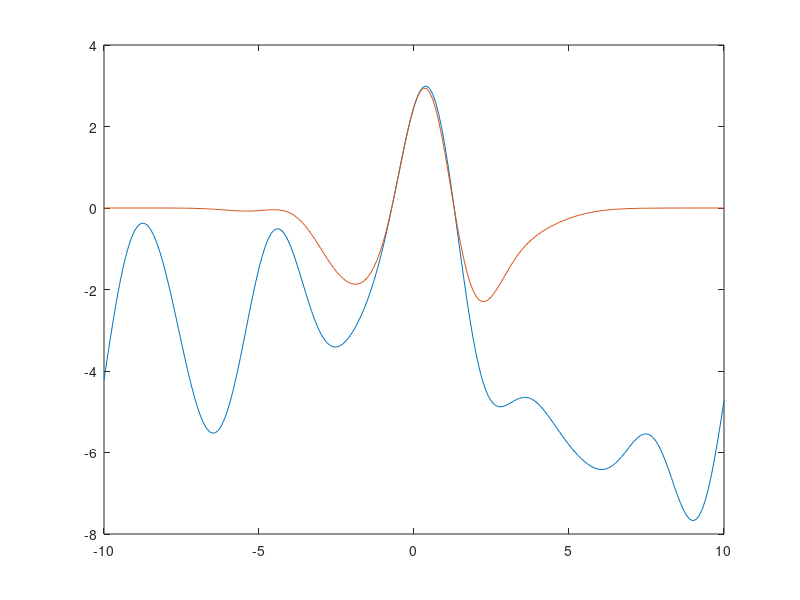
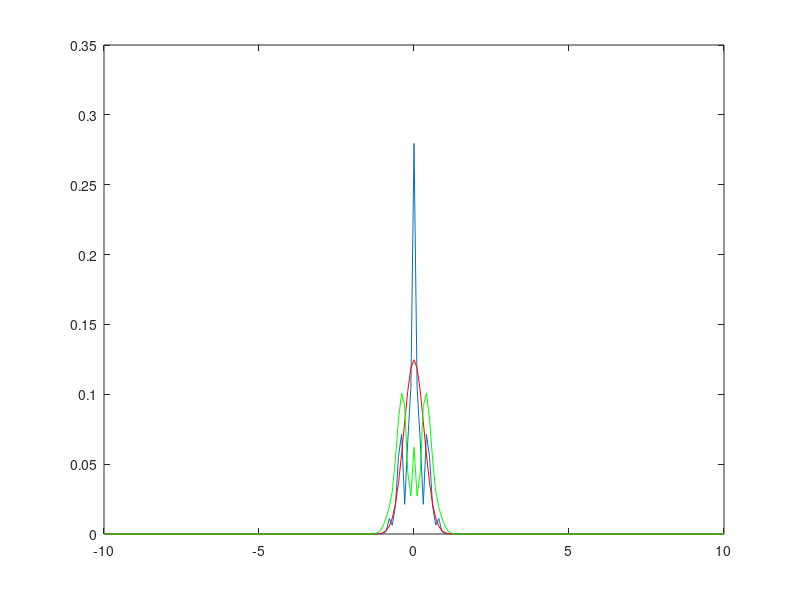

MATLAB code for these plots, in order:
% Correlation length recovery experiments

dt = 0.1;
L = 10;
conv_width = 1.0;
envelope_width = 2.0*conv_width;

tt = -L:dt:L;
ww = randn(size(tt));
gg = exp(-0.5 * (tt/conv_width).^2);
%ff = conv(gg,ww, 'same');
ff = cconv(gg,ww, length(gg));

gg2 = exp(-0.5 * (tt/envelope_width).^2);
ff2 = gg2.*ff;

plot(tt,ff)
hold on
plot(tt,ff2)
hold off

ffhat = fftshift(fft(ff));
gghat = fftshift(fft(gg));
ffhat2 = fftshift(fft(ff2));

psdf = abs(ffhat)/sum(abs(ffhat));
psdg = abs(gghat)/sum(abs(gghat));
psdf2 = abs(ffhat2)/sum(abs(ffhat2));

sqrt(var(tt, psdf))
sqrt(var(tt, psdg))
sqrt(var(tt, psdf2))

sqrt(sum(tt.^2.*psdf))

figure
plot(tt,psdf)
hold on
plot(tt,psdg, 'r')
plot(tt,psdf2, 'g')
hold off

fitdist(psdf','Normal')
fitdist(psdg','Normal')
fitdist(psdf2','Normal')

gaussEqn = 'a*exp(-((x-b)/c)^2)+d';
